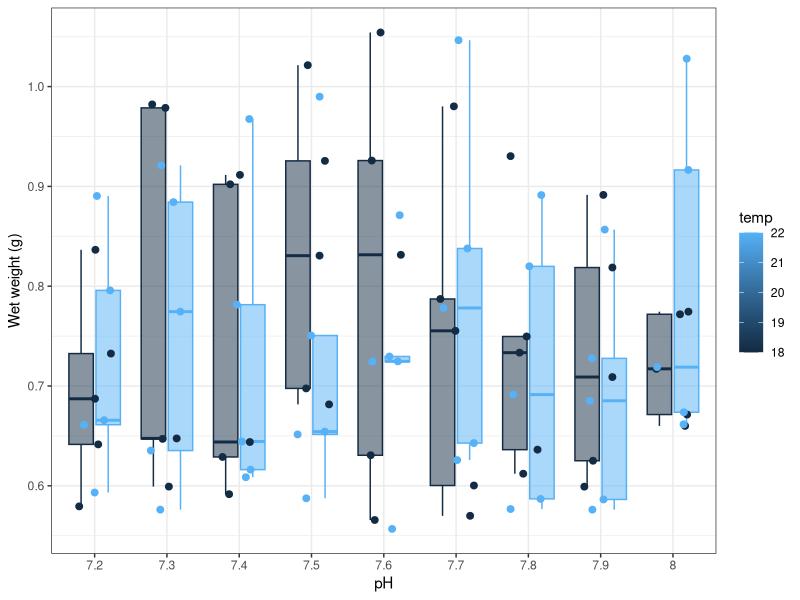

This figure's R source:
library(tidyverse)

nucella <- read.csv("Data/nucella_initial.csv")

nucella$pH= as.character(nucella$pH)

ggplot(data=na.omit(nucella), aes(x=pH,y=blotted_wet_weight_g, group=interaction(pH,temp),fill = temp, color = temp))+
  geom_boxplot(alpha=0.5, outlier.alpha=0) + 
  geom_jitter(width=0.25, pch=21, size=2) +
  labs(x="pH", y= "Wet weight (g)")+
  theme_bw()
